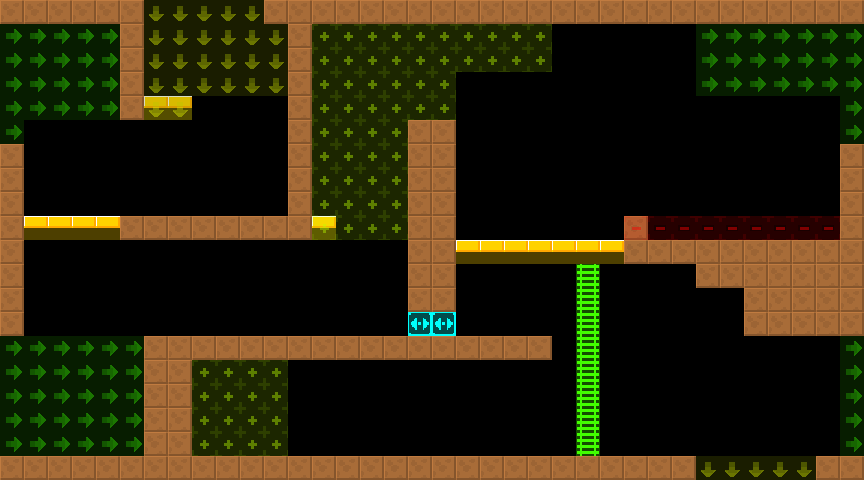

Below is a game level as drawn by its tile map, then a one-line description and the .tmx that defines it (tile-layer data replaced by summaries):
An orthogonal 36x20 tile map with 24x24 px tiles, 2 tile layers (col, lnk), 2 tilesets and 1 object (Water).

<map version="1.4" tiledversion="1.4.2" orientation="orthogonal" renderorder="right-down" width="36" height="20" tilewidth="24" tileheight="24" infinite="0" nextlayerid="4" nextobjectid="8">
 <tileset firstgid="6" source="../../lnk.tsx" />
 <tileset firstgid="1" source="../../col.tsx" />
 <layer id="1" name="col" width="36" height="20">
  <data>[720 cells, 187 non-empty, 4 distinct tile ids]</data>
 </layer>
 <layer id="2" name="lnk" width="36" height="20" opacity="0.5">
  <data>[720 cells, 186 non-empty, 4 distinct tile ids]</data>
 </layer>
 <objectgroup id="3" name="markers" opacity="0.5">
  <object id="1" name="Water" type="Water" x="648" y="216" width="192" height="24">
   <properties>
    <property name="yr" value="0" />
    <property name="xr" value="0" />
   </properties>
  </object>
 </objectgroup>
</map>
